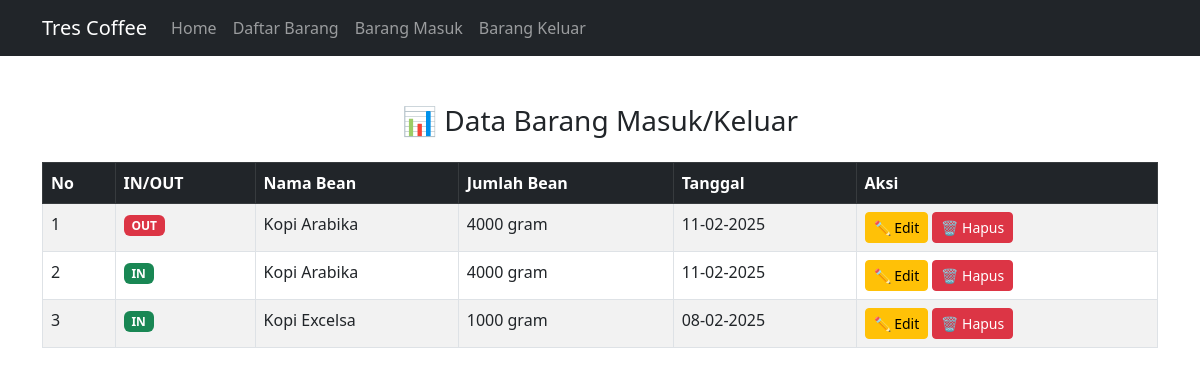
The app's page /inout.php with its own data.
### tables this page shows
CREATE TABLE `inout_bean` (
  `id_inout` int(11) NOT NULL,
  `id_barang` int(11) DEFAULT NULL,
  `jenis_transaksi` enum('IN','OUT') NOT NULL,
  `jumlah` int(50) NOT NULL,
  `tanggal_transaksi` date NOT NULL
);

CREATE TABLE `beans` (
  `id` int(2) NOT NULL,
  `nama_bean` varchar(25) NOT NULL,
  `jumlah_bean` int(50) NOT NULL
);

### inout.php (the view, shortened to what this page needs)
<?php
include("koneksi.php");
$sql = "SELECT a.*, b.nama_bean FROM inout_bean a
        JOIN beans b ON a.id_barang = b.id
        ORDER BY a.id_inout DESC";
$result = mysqli_query($db, $sql);
$i = 1;
?>
<!DOCTYPE html>
<html lang="id">
<head>
    <link rel="stylesheet" href="https://cdn.jsdelivr.net/npm/bootstrap@5.3.0/dist/css/bootstrap.min.css">
</head>
<body>
    <nav class="navbar navbar-expand-lg navbar-dark bg-dark">
        <div class="container">
            <a class="navbar-brand" href="index.php">Tres Coffee</a>
            <div class="collapse navbar-collapse" id="navbarNav">
                <ul class="navbar-nav">
                    <li class="nav-item"><a class="nav-link" href="index.php">Home</a></li>
                    <li class="nav-item"><a class="nav-link" href="barang.php">Daftar Barang</a></li>
                    <li class="nav-item"><a class="nav-link" href="in.php">Barang Masuk</a></li>
                    <li class="nav-item"><a class="nav-link" href="out.php">Barang Keluar</a></li>
                </ul>
            </div>
        </div>
    </nav>
    <div class="container mt-5">
        <h3 class="text-center mb-4">📊 Data Barang Masuk/Keluar</h3>
        <div class="table-responsive">
            <table class="table table-striped table-bordered">
                <thead class="table-dark">
                    <tr>
                        <th>No</th>
                        <th>IN/OUT</th>
                        <th>Nama Bean</th>
                        <th>Jumlah Bean</th>
                        <th>Tanggal</th>
                        <th>Aksi</th>
                    </tr>
                </thead>
                <tbody>
                    <?php
                    while ($row = mysqli_fetch_array($result)) {
                    ?>
                        <tr>
                            <td><?php echo $i; ?></td>
                            <td>
                                <span class="badge bg-<?php echo ($row['jenis_transaksi'] == 'IN') ? 'success' : 'danger'; ?>">
                                    <?php echo $row['jenis_transaksi']; ?>
                                </span>
                            </td>
                            <td><?php echo $row['nama_bean']; ?></td>
                            <td><?php echo $row['jumlah']; ?> gram</td>
                            <td><?php echo date('d-m-Y', strtotime($row['tanggal_transaksi'])); ?></td>
                            <td>
                                <a href="edit_inout.php?id=<?php echo $row['id_inout']; ?>" class="btn btn-warning btn-sm">✏️ Edit</a>
                                <a href="hapus_inout.php?id=<?php echo $row['id_inout']; ?>" class="btn btn-danger btn-sm" onclick="return confirm('Apakah Anda yakin ingin menghapus data ini?');">🗑️ Hapus</a>
                            </td>
                        </tr>
                    <?php
                        $i++;
                    }
                    ?>
                </tbody>
            </table>
        </div>
    </div>
</body>
</html>

### records on screen
inout_bean: jenis_transaksi "OUT", id_barang.nama_bean "Kopi Arabika", jumlah "4000", tanggal_transaksi "11-02-2025"
inout_bean: jenis_transaksi "IN", id_barang.nama_bean "Kopi Arabika", jumlah "4000", tanggal_transaksi "11-02-2025"
inout_bean: jenis_transaksi "IN", id_barang.nama_bean "Kopi Excelsa", jumlah "1000", tanggal_transaksi "08-02-2025"
